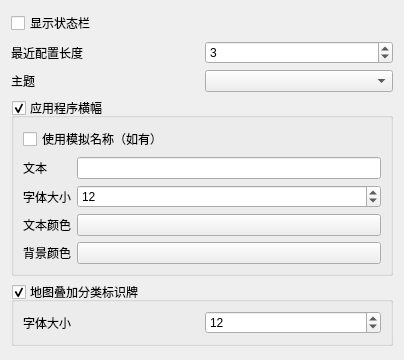
<?xml version="1.0" encoding="UTF-8"?>
<ui version="4.0">
 <class>WkfGeneralPrefWidget</class>
 <widget class="QWidget" name="WkfGeneralPrefWidget">
  <property name="geometry">
   <rect>
    <x>0</x>
    <y>0</y>
    <width>404</width>
    <height>360</height>
   </rect>
  </property>
  <property name="windowTitle">
   <string>通用</string>
  </property>
  <layout class="QVBoxLayout" name="verticalLayout">
   <item>
    <widget class="QCheckBox" name="statusBarCheckBox">
     <property name="font">
      <font>
       <pointsize>9</pointsize>
      </font>
     </property>
     <property name="text">
      <string>显示状态栏</string>
     </property>
    </widget>
   </item>
   <item>
    <layout class="QHBoxLayout" name="horizontalLayout">
     <item>
      <widget class="QLabel" name="label_2">
       <property name="font">
        <font>
         <pointsize>9</pointsize>
        </font>
       </property>
       <property name="text">
        <string>最近配置长度</string>
       </property>
      </widget>
     </item>
     <item>
      <widget class="QSpinBox" name="recentConfigSpinBox">
       <property name="minimum">
        <number>1</number>
       </property>
       <property name="maximum">
        <number>10</number>
       </property>
       <property name="value">
        <number>3</number>
       </property>
      </widget>
     </item>
    </layout>
   </item>
   <item>
    <layout class="QHBoxLayout" name="horizontalLayout_2">
     <item>
      <widget class="QLabel" name="mThemeLabel">
       <property name="font">
        <font>
         <pointsize>9</pointsize>
        </font>
       </property>
       <property name="text">
        <string>主题</string>
       </property>
       <property name="alignment">
        <set>Qt::AlignLeading|Qt::AlignLeft|Qt::AlignVCenter</set>
       </property>
      </widget>
     </item>
     <item>
      <widget class="QComboBox" name="mThemeBox"/>
     </item>
    </layout>
   </item>
   <item>
    <widget class="QGroupBox" name="applicationGroupBox">
     <property name="font">
      <font>
       <pointsize>9</pointsize>
      </font>
     </property>
     <property name="title">
      <string>应用程序横幅</string>
     </property>
     <property name="checkable">
      <bool>true</bool>
     </property>
     <layout class="QGridLayout" name="gridLayout">
      <item row="3" column="0">
       <widget class="QLabel" name="appTextColorLabel">
        <property name="text">
         <string>文本颜色</string>
        </property>
       </widget>
      </item>
      <item row="1" column="1">
       <widget class="QLineEdit" name="appTextLineEdit"/>
      </item>
      <item row="1" column="0">
       <widget class="QLabel" name="appTextLabel">
        <property name="text">
         <string>文本</string>
        </property>
       </widget>
      </item>
      <item row="2" column="1">
       <widget class="QSpinBox" name="appFontSpinBox">
        <property name="minimum">
         <number>6</number>
        </property>
        <property name="maximum">
         <number>24</number>
        </property>
        <property name="value">
         <number>12</number>
        </property>
       </widget>
      </item>
      <item row="3" column="1">
       <widget class="UtQtColorButton" name="appTextColorPushButton">
        <property name="text">
         <string/>
        </property>
       </widget>
      </item>
      <item row="4" column="0">
       <widget class="QLabel" name="appBgColorLabel">
        <property name="text">
         <string>背景颜色</string>
        </property>
       </widget>
      </item>
      <item row="2" column="0">
       <widget class="QLabel" name="appFontLabel">
        <property name="text">
         <string>字体大小</string>
        </property>
       </widget>
      </item>
      <item row="4" column="1">
       <widget class="UtQtColorButton" name="appBgColorPushButton">
        <property name="text">
         <string/>
        </property>
       </widget>
      </item>
      <item row="0" column="0" colspan="2">
       <widget class="QCheckBox" name="appTextSimNameCheckBox">
        <property name="text">
         <string>使用模拟名称（如有）</string>
        </property>
       </widget>
      </item>
     </layout>
    </widget>
   </item>
   <item>
    <widget class="QGroupBox" name="overlayGroupBox">
     <property name="font">
      <font>
       <pointsize>9</pointsize>
      </font>
     </property>
     <property name="title">
      <string>地图叠加分类标识牌</string>
     </property>
     <property name="checkable">
      <bool>true</bool>
     </property>
     <layout class="QGridLayout" name="gridLayout_2">
      <item row="0" column="0">
       <widget class="QLabel" name="overlayFontLabel">
        <property name="text">
         <string>字体大小</string>
        </property>
       </widget>
      </item>
      <item row="0" column="1">
       <widget class="QSpinBox" name="overlayFontSpinBox">
        <property name="minimum">
         <number>6</number>
        </property>
        <property name="maximum">
         <number>24</number>
        </property>
        <property name="value">
         <number>12</number>
        </property>
       </widget>
      </item>
     </layout>
    </widget>
   </item>
   <item>
    <spacer name="verticalSpacer">
     <property name="orientation">
      <enum>Qt::Vertical</enum>
     </property>
     <property name="sizeHint" stdset="0">
      <size>
       <width>20</width>
       <height>40</height>
      </size>
     </property>
    </spacer>
   </item>
  </layout>
 </widget>
 <customwidgets>
  <customwidget>
   <class>UtQtColorButton</class>
   <extends>QPushButton</extends>
   <header>UtQtColorButton.hpp</header>
  </customwidget>
 </customwidgets>
 <tabstops>
  <tabstop>statusBarCheckBox</tabstop>
  <tabstop>recentConfigSpinBox</tabstop>
  <tabstop>mThemeBox</tabstop>
  <tabstop>appTextLineEdit</tabstop>
  <tabstop>appFontSpinBox</tabstop>
  <tabstop>appTextColorPushButton</tabstop>
  <tabstop>appBgColorPushButton</tabstop>
 </tabstops>
 <resources/>
 <connections/>
</ui>
